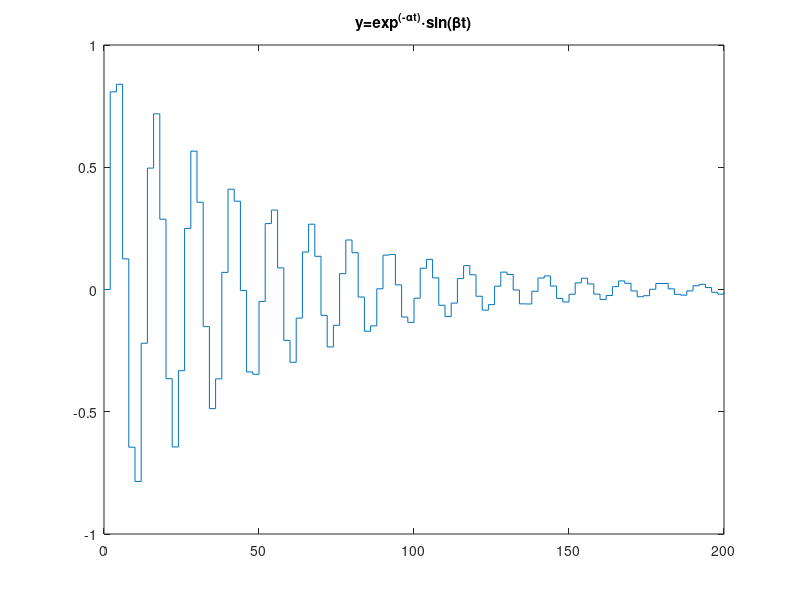

MATLAB code to generate this figure:
f1=figure(1); clf reset
set(f1,'units','normalized','position',[0.3652 0.3008 0.6016 0.6016])

alpha=0.02; beta=0.5;
t=0:2:200;
y=exp(-alpha*t).*sin(beta*t);
stairs(t,y)
title('y=exp^{(-\alphat)}\cdotsin(\betat)')
